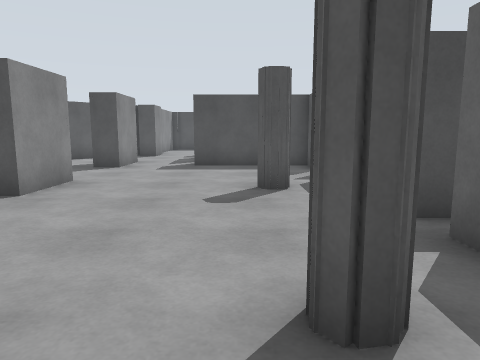
[1] (above)

23 first-person views from a walk through a Gazebo world. The camera is 1.2 m above the floor, tilts 8° down and sees 70° across. The floor is counted in squares, 1 m on a side. Each view is taken from the middle of a square. On the plan, view 1 faces up. The plan holds only what a view shows up to about 14 squares ahead; the rest is blank. The place goes on beyond the plan.

[2]
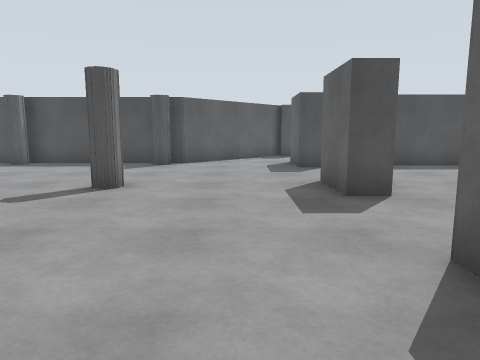

[3]
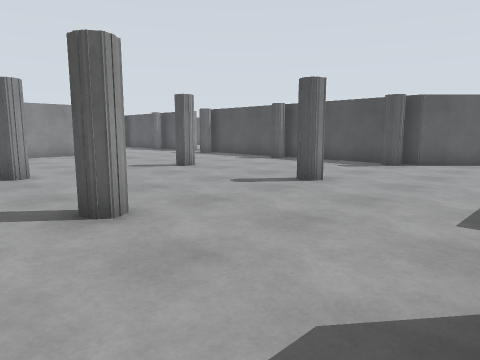

[4]
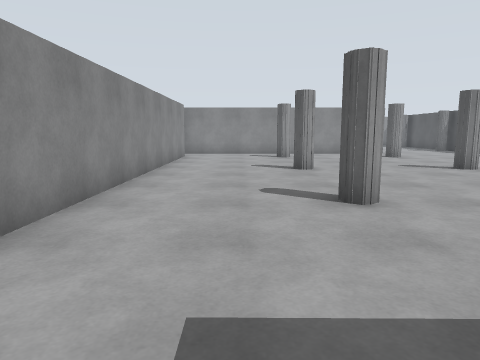

[5]
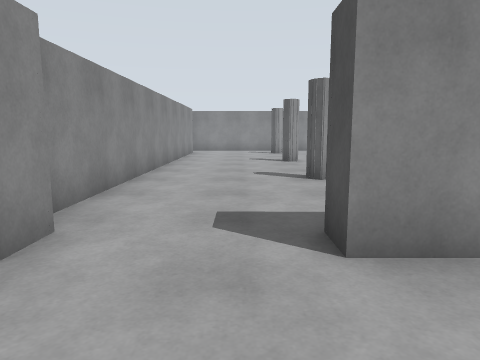

[6]
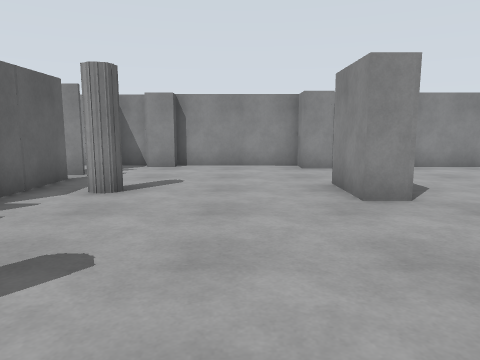

[7]
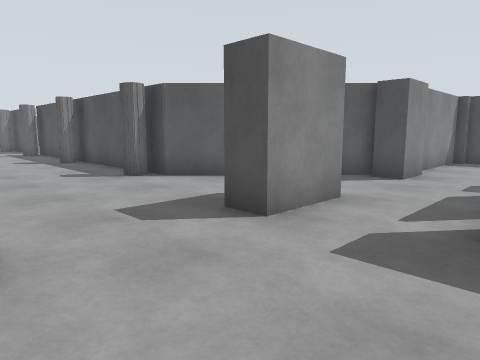

[8]
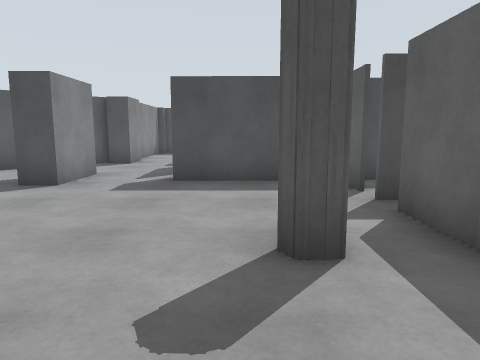

[9]
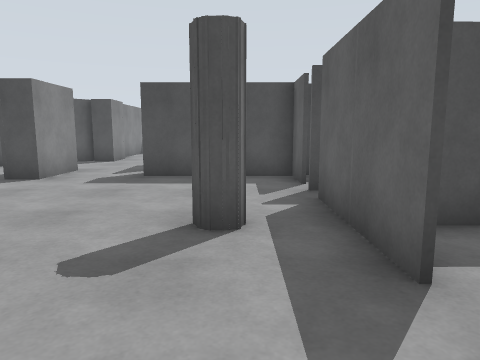

[10]
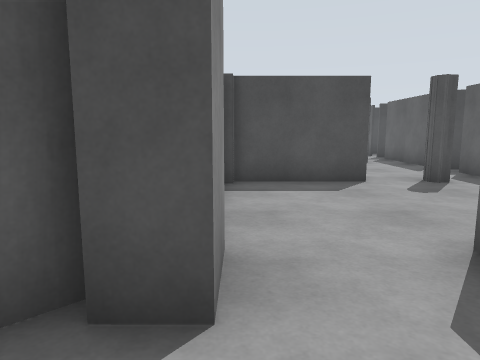

[11]
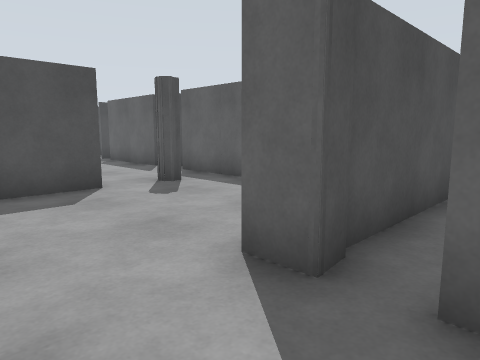

[12]
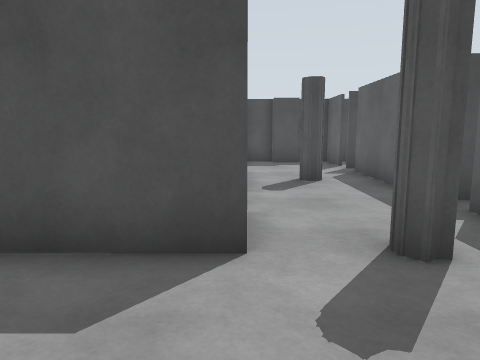

[13]
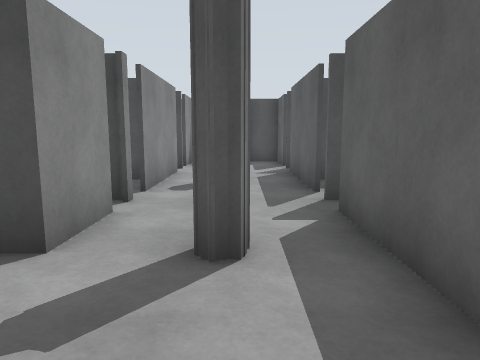

[14]
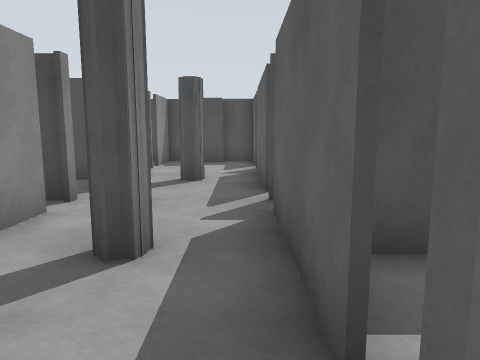

[15]
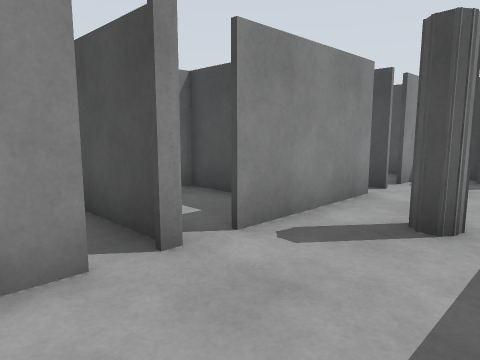

[16]
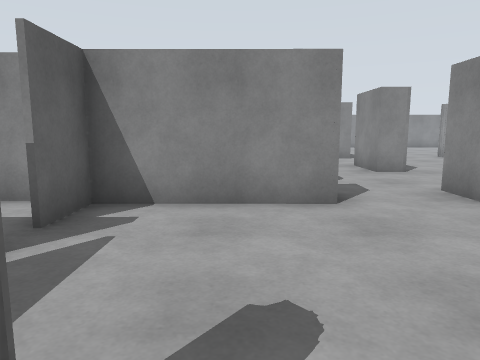

[17]
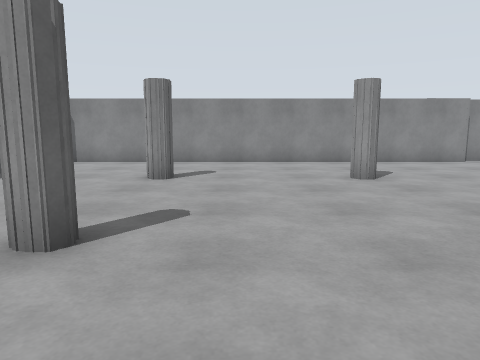

[18]
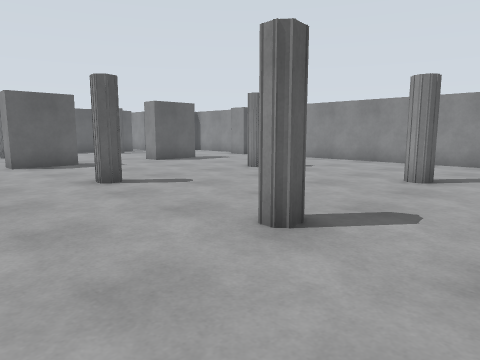

[19]
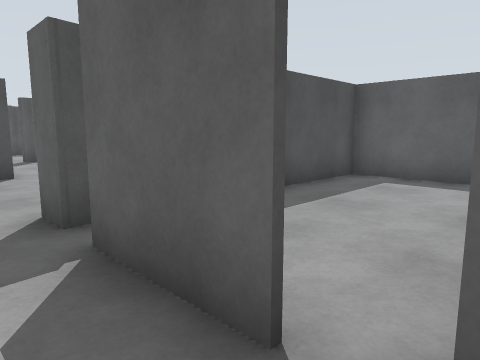

[20]
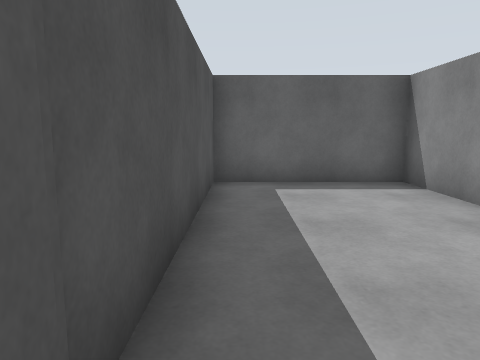

[21]
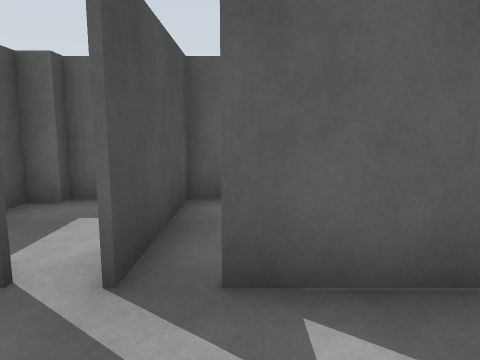

[22]
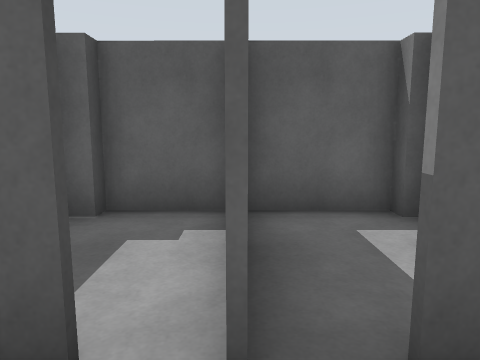

[23]
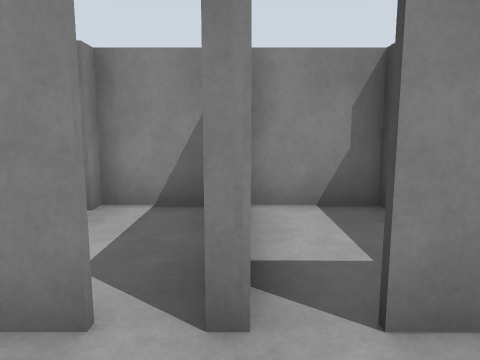

### Floor plan
Key: @ floor where view 1 was taken; # wall or solid block; x gap in a wall; . floor.
Columns run from 18 left of view 1 to 6 right of it. Each row starts with its distance up from view 1.
 34                  #####
 33                  #...#
 32                  #...#
 31                  #...#
 30                  #...#
 29                 ##.#.#
 28               ####...####
 27               #..x...x..#
 26               ####...####
 25               #..x...x..#
 24              ##. #...#  #
 23              #####.#.##
 22              #.......#
 21              #.......#
 20              #.......#
 19               .......#
 18               #..########
 17             ###.........#
 16              ...#.......#
 15           ## ...#.......#
 14          ##.............#
 13   ########...##..########
 12   ...........##.....##
 11 ....................##
 10  ....................#
  9 ....................##
  8 .............##.....##
  7 ........#....##....###
  6 ....................##
  5  ....................#
  4 ....................##
  3 .............##.....#
  2 ...#....#....##....##
  1 .............##.....#
  0 ..................@...
 -1 ....................##
 -2 ....................#
 -3 #####################

Where each view was taken, in squares from view 1:
view 1: 0 up, 0 right, facing up
view 2: 0 up, 7 left, facing up
view 3: 0 up, 5 left, facing up-left
view 4: 0 up, 4 left, facing left
view 5: 0 up, 1 left, facing left
view 6: 9 up, 2 left, facing down
view 7: 8 up, 1 left, facing up-left
view 8: 4 up, 0 right, facing up
view 9: 3 up, 1 right, facing up
view 10: 15 up, 4 left, facing up
view 11: 16 up, 4 left, facing up-right
view 12: 20 up, 1 left, facing up
view 13: 20 up, 1 right, facing up
view 14: 20 up, 2 right, facing up
view 15: 24 up, 2 right, facing up-left
view 16: 24 up, 0 right, facing down
view 17: 11 up, 12 left, facing down
view 18: 11 up, 18 left, facing down-right
view 19: 13 up, 3 left, facing up-right
view 20: 17 up, 2 left, facing right
view 21: 25 up, 0 right, facing right
view 22: 26 up, 1 right, facing right
view 23: 26 up, 1 right, facing left
